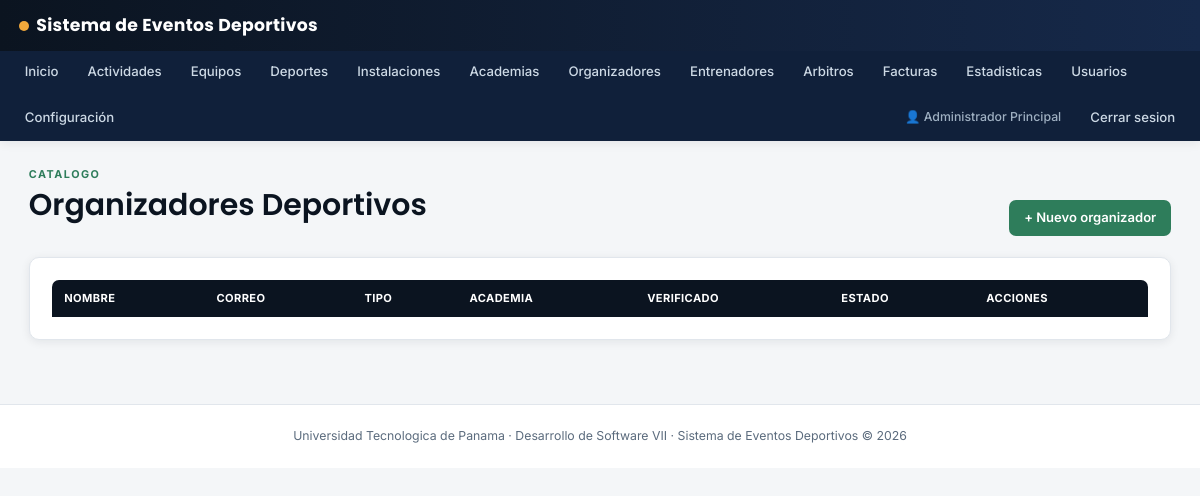
The page /organizadores (signed in) on the database as committed earlier.
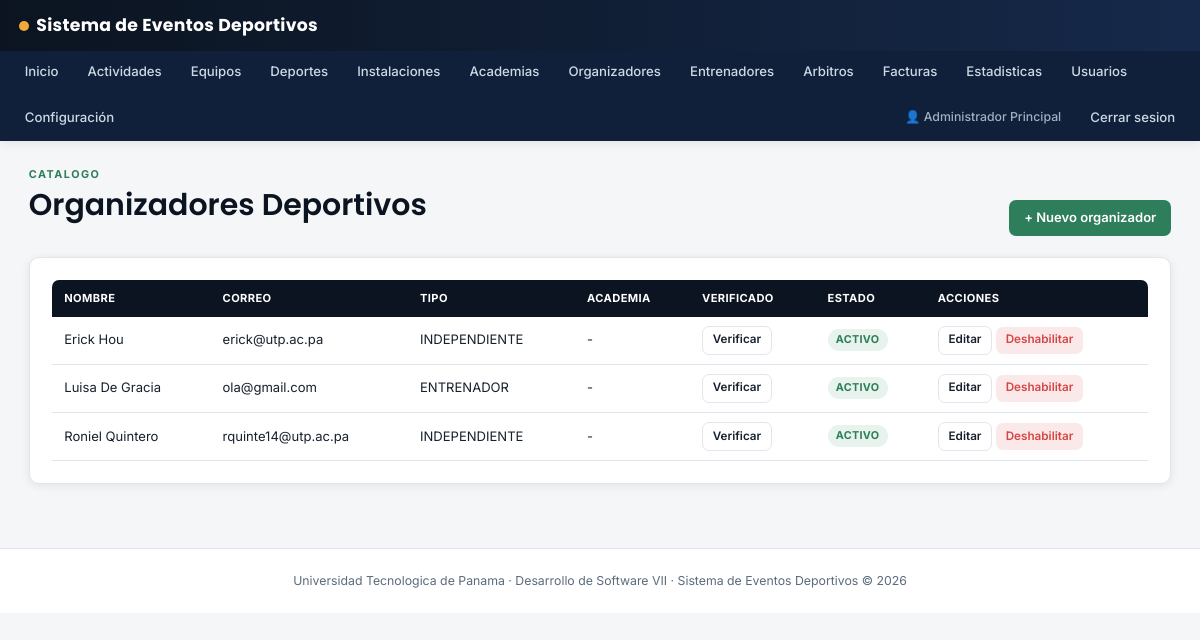
The same page on the database as committed later.
### tables this page shows
CREATE TABLE `organizadores` (
  `id` int(10) UNSIGNED NOT NULL,
  `usuario_id` int(10) UNSIGNED NOT NULL,
  `academia_id` int(10) UNSIGNED DEFAULT NULL,
  `tipo_organizador` enum('INDEPENDIENTE','ACADEMIA','ENTRENADOR','EMPRESA','COMITE','OTRO') NOT NULL DEFAULT 'INDEPENDIENTE',
  `nombre_comercial` varchar(180) DEFAULT NULL,
  `descripcion` text DEFAULT NULL,
  `verificado` tinyint(1) NOT NULL DEFAULT 0,
  `fecha_verificacion` datetime DEFAULT NULL,
  `verificado_por` int(10) UNSIGNED DEFAULT NULL,
  `activo` tinyint(1) NOT NULL DEFAULT 1,
  `fecha_registro` datetime NOT NULL DEFAULT current_timestamp()
);

CREATE TABLE `usuarios` (
  `id` int(10) UNSIGNED NOT NULL,
  `nombre` varchar(80) NOT NULL,
  `apellido` varchar(80) NOT NULL,
  `cedula_pasaporte` varchar(30) DEFAULT NULL,
  `correo` varchar(150) NOT NULL,
  `telefono` varchar(30) DEFAULT NULL,
  `fecha_nacimiento` date DEFAULT NULL,
  `sexo` enum('MASCULINO','FEMENINO','OTRO','NO_ESPECIFICA') DEFAULT NULL,
  `usuario` varchar(60) NOT NULL,
  `password_hash` varchar(255) NOT NULL,
  `rol` enum('ADMINISTRADOR','OPERADOR','ORGANIZADOR','PARTICIPANTE') NOT NULL,
  `activo` tinyint(1) NOT NULL DEFAULT 1,
  `requiere_cambio_password` tinyint(1) NOT NULL DEFAULT 0,
  `intentos_fallidos` smallint(5) UNSIGNED NOT NULL DEFAULT 0,
  `bloqueado_hasta` datetime DEFAULT NULL,
  `ultimo_acceso` datetime DEFAULT NULL,
  `creado_por` int(10) UNSIGNED DEFAULT NULL,
  `fecha_creacion` datetime NOT NULL DEFAULT current_timestamp(),
  `fecha_actualizacion` datetime NOT NULL DEFAULT current_timestamp() ON UPDATE current_timestamp()
);

### src/Controllers/OrganizadorController.php (called while the page is built, shortened)
<?php
final class OrganizadorController extends Controller
{
    public function index(): void
    {
        $this->render('organizadores/index', [
            'organizadores' => (new Organizador())->todos(),
            'exito' => $this->getSuccess(),
        ]);
    }
}

### src/Core/Router.php (called while the page is built, shortened)
<?php
final class Router
{
    private array $routes = [];
    public function get(string $path, string $controller, string $action): void
    {
        $this->routes['GET'][$path] = "{$controller}@{$action}";
    }
    public function post(string $path, string $controller, string $action): void
    {
        $this->routes['POST'][$path] = "{$controller}@{$action}";
    }
    public function dispatch(string $method, string $path): void
    {
        $path = rtrim($path, '/');
        $handler = $this->routes[$method][$path] ?? null;
        [$controllerName, $action] = explode('@', $handler);
        $controller = new $controllerClass();
        $controller->{$action}();
    }
}

### public/index.php (called while the page is built, shortened)
<?php
$router = new Router();
$router->get('/login', 'AuthController', 'mostrarLogin');
$router->post('/login', 'AuthController', 'login');
$router->get('/logout', 'AuthController', 'logout');
$router->get('/registro', 'UsuarioController', 'registroForm');
$router->post('/registro', 'UsuarioController', 'registrar');
$router->get('/dashboard', 'HomeController', 'dashboard');
$router->get('/usuarios', 'UsuarioController', 'index');
$router->get('/usuarios/crear', 'UsuarioController', 'crearForm');
$router->post('/usuarios/crear', 'UsuarioController', 'crear');
$router->get('/usuarios/editar', 'UsuarioController', 'editarForm');
$router->post('/usuarios/editar', 'UsuarioController', 'actualizar');
$router->get('/usuarios/deshabilitar', 'UsuarioController', 'deshabilitar');
$router->get('/usuarios/habilitar', 'UsuarioController', 'habilitar');
$router->get('/mi-cuenta/password', 'UsuarioController', 'cambiarPasswordForm');
$router->post('/mi-cuenta/password', 'UsuarioController', 'cambiarPassword');
$router->get('/deportes', 'DeporteController', 'index');
$router->get('/deportes/crear', 'DeporteController', 'crearForm');
$router->post('/deportes/crear', 'DeporteController', 'crear');
$router->get('/deportes/editar', 'DeporteController', 'editarForm');
$router->post('/deportes/editar', 'DeporteController', 'actualizar');
$router->get('/deportes/deshabilitar', 'DeporteController', 'deshabilitar');
$router->get('/deportes/habilitar', 'DeporteController', 'habilitar');
$router->get('/instalaciones', 'InstalacionController', 'index');
$router->get('/instalaciones/crear', 'InstalacionController', 'crearForm');
$router->post('/instalaciones/crear', 'InstalacionController', 'crear');
$router->get('/instalaciones/editar', 'InstalacionController', 'editarForm');
$router->post('/instalaciones/editar', 'InstalacionController', 'actualizar');
$router->get('/instalaciones/deshabilitar', 'InstalacionController', 'deshabilitar');
$router->get('/instalaciones/habilitar', 'InstalacionController', 'habilitar');
$router->get('/academias', 'AcademiaController', 'index');
$router->get('/academias/crear', 'AcademiaController', 'crearForm');
$router->post('/academias/crear', 'AcademiaController', 'crear');
$router->get('/academias/editar', 'AcademiaController', 'editarForm');
$router->post('/academias/editar', 'AcademiaController', 'actualizar');
$router->get('/academias/deshabilitar', 'AcademiaController', 'deshabilitar');
$router->get('/academias/habilitar', 'AcademiaController', 'habilitar');
$router->get('/organizadores', 'OrganizadorController', 'index');
$router->get('/organizadores/crear', 'OrganizadorController', 'crearForm');
$router->post('/organizadores/crear', 'OrganizadorController', 'crear');
$router->get('/organizadores/editar', 'OrganizadorController', 'editarForm');
$router->post('/organizadores/editar', 'OrganizadorController', 'actualizar');
$router->get('/organizadores/verificar', 'OrganizadorController', 'verificar');
$router->get('/organizadores/deshabilitar', 'OrganizadorController', 'deshabilitar');
$router->get('/organizadores/habilitar', 'OrganizadorController', 'habilitar');
$router->get('/entrenadores', 'EntrenadorController', 'index');
$router->get('/entrenadores/crear', 'EntrenadorController', 'crearForm');
$router->post('/entrenadores/crear', 'EntrenadorController', 'crear');
$router->get('/arbitros', 'ArbitroController', 'index');
$router->get('/arbitros/crear', 'ArbitroController', 'crearForm');
$router->post('/arbitros/crear', 'ArbitroController', 'crear');
$router->get('/arbitros/evaluar', 'ArbitroController', 'evaluarForm');
$router->post('/arbitros/evaluar', 'ArbitroController', 'evaluar');
$router->get('/equipos', 'EquipoController', 'index');
$router->get('/equipos/crear', 'EquipoController', 'crearForm');
$router->post('/equipos/crear', 'EquipoController', 'crear');
$router->get('/equipos/ver', 'EquipoController', 'ver');
$router->post('/equipos/jugadores/agregar', 'EquipoController', 'agregarJugador');
$router->get('/equipos/jugadores/eliminar', 'EquipoController', 'eliminarJugador');
$router->get('/actividades', 'ActividadController', 'index');
$router->get('/actividades/crear', 'ActividadController', 'crearForm');
$router->post('/actividades/crear', 'ActividadController', 'crear');
$router->get('/actividades/editar', 'ActividadController', 'editarForm');
$router->post('/actividades/editar', 'ActividadController', 'actualizar');
$router->get('/actividades/ver', 'ActividadController', 'ver');
$router->get('/actividades/publicar', 'ActividadController', 'publicar');
$router->get('/actividades/cerrar-inscripciones', 'ActividadController', 'cerrarInscripciones');
$router->get('/actividades/finalizar', 'ActividadController', 'finalizar');
$router->get('/actividades/cancelar', 'ActividadController', 'cancelarForm');
$router->post('/actividades/cancelar', 'ActividadController', 'cancelar');
$router->get('/actividades/incidente/crear', 'ActividadController', 'reportarIncidenteForm');
$router->post('/actividades/incidente/crear', 'ActividadController', 'reportarIncidente');
$router->get('/inscripciones/equipo/crear', 'InscripcionController', 'inscribirEquipoForm');
$router->post('/inscripciones/equipo/crear', 'InscripcionController', 'inscribirEquipo');
$router->get('/inscripciones/equipo/aprobar', 'InscripcionController', 'aprobarEquipo');
$router->get('/inscripciones/equipo/rechazar', 'InscripcionController', 'rechazarEquipo');
$router->get('/inscripciones/individual/crear', 'InscripcionController', 'inscribirIndividualForm');
$router->post('/inscripciones/individual/crear', 'InscripcionController', 'inscribirIndividual');
$router->get('/facturas', 'FacturaController', 'index');
$router->get('/facturas/ver', 'FacturaController', 'ver');
$router->get('/facturas/descargar', 'FacturaController', 'descargarPdf');
$router->get('/factura-publica', 'FacturaController', 'verPublica');
$router->get('/estadisticas', 'EstadisticaController', 'index');
$router->get('/configuracion', 'ConfiguracionController', 'index');
$router->post('/configuracion/actualizar', 'ConfiguracionController', 'actualizar');
$router->get('/configuracion/mensajes', 'ConfiguracionController', 'mensajes');
$router->get('/configuracion/mensajes/leido', 'ConfiguracionController', 'marcarLeido');
$router->get('/', 'PublicController', 'inicio');
$router->post('/contacto', 'PublicController', 'contacto');
$requestUri = parse_url($_SERVER['REQUEST_URI'] ?? '/', PHP_URL_PATH) ?? '/';
$router->dispatch($_SERVER['REQUEST_METHOD'], $requestUri);

### src/Models/Organizador.php (called while the page is built, shortened)
<?php
final class Organizador extends Model
{
    public function todos(): array
    {
        $sql = "SELECT o.*, CONCAT(u.nombre, ' ', u.apellido) AS nombre_completo, u.correo, u.telefono,
                    a.nombre AS academia_nombre
                FROM organizadores o
                JOIN usuarios u ON u.id = o.usuario_id
                LEFT JOIN academias a ON a.id = o.academia_id
                ORDER BY u.nombre ASC";
        return $this->db->query($sql)->fetchAll();
    }
}

### views/organizadores/index.php (the view, shortened to what the changed rows need)
<div class="container">
    <div class="page-head">
        <div><div class="eyebrow">Catalogo</div><h1>Organizadores Deportivos</h1></div>
    </div>
    <div class="card">
        <table class="data-table">
            <thead><tr><th>Nombre</th><th>Correo</th><th>Tipo</th><th>Academia</th><th>Verificado</th><th>Estado</th><th>Acciones</th></tr></thead>
            <tbody>
                <?php foreach ($organizadores as $o): ?>
                    <tr>
                        <td><?= htmlspecialchars($o['nombre_completo']) ?><?= $o['nombre_comercial'] ? ' — ' . htmlspecialchars($o['nombre_comercial']) : '' ?></td>
                        <td><?= htmlspecialchars($o['correo']) ?></td>
                        <td><?= htmlspecialchars($o['tipo_organizador']) ?></td>
                        <td><?= htmlspecialchars($o['academia_nombre'] ?? '-') ?></td>
                        <td>
                            <?php if ((int) $o['verificado'] === 1): ?><span class="badge badge-success">Verificado</span>
                            <?php else: ?><a class="btn btn-outline btn-sm" href="/organizadores/verificar?id=<?= (int) $o['id'] ?>">Verificar</a><?php endif; ?>
                        </td>
                        <td>
                            <?php if ((int) $o['activo'] === 1): ?><span class="badge badge-success">Activo</span>
                            <?php else: ?><span class="badge badge-danger">Inactivo</span><?php endif; ?>
                        </td>
                        <td>
                            <a class="btn btn-outline btn-sm" href="/organizadores/editar?id=<?= (int) $o['id'] ?>">Editar</a>
                            <?php if ((int) $o['activo'] === 1): ?>
                                <a class="btn btn-danger btn-sm" href="/organizadores/deshabilitar?id=<?= (int) $o['id'] ?>">Deshabilitar</a>
                            <?php else: ?>
                                <a class="btn btn-primary btn-sm" href="/organizadores/habilitar?id=<?= (int) $o['id'] ?>">Habilitar</a>
                            <?php endif; ?>
                        </td>
                    </tr>
                <?php endforeach; ?>
            </tbody>
        </table>
    </div>
</div>

Rows that differ between the two databases and show on the page:
added organizadores: nombre_completo "Erick Hou", usuario.correo "erick@utp.ac.pa", tipo_organizador "INDEPENDIENTE", academia_nombre "-", activo "ACTIVO"
added organizadores: nombre_completo "Luisa De Gracia", usuario.correo "ola@gmail.com", tipo_organizador "ENTRENADOR", academia_nombre "-", activo "ACTIVO"
added organizadores: nombre_completo "Roniel Quintero", usuario.correo "rquinte14@utp.ac.pa", tipo_organizador "INDEPENDIENTE", academia_nombre "-", activo "ACTIVO"
